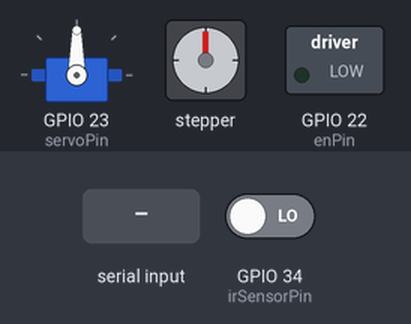
The sketch below on a simulated ESP32. Shown: servo, stepper motor, switched loads named in the sketch (green lamp = pin HIGH). The test bench sets the inputs (shaded band); at power-on: GPIO 34 (irSensorPin) LOW. WiFi joins after 1.5 s; servers stay silent unless stated; stepper angles assume 200 steps per turn; what the sketch prints to the serial monitor is not drawn.

Above: at 2.7 s.
2.8 s: "close\n" received over Serial
At 3.9 s:
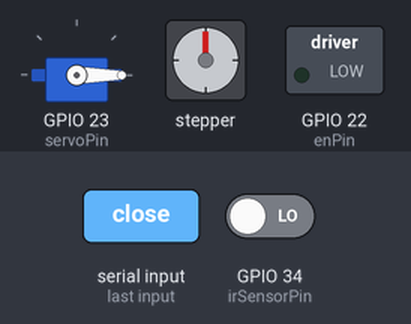
5.8 s: "open\n" received over Serial
At 8.6 s:
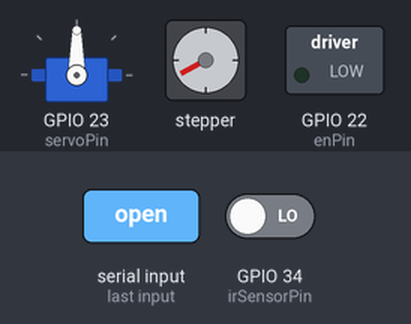
8.8 s: "close\n" received over Serial
At 9.6 s:
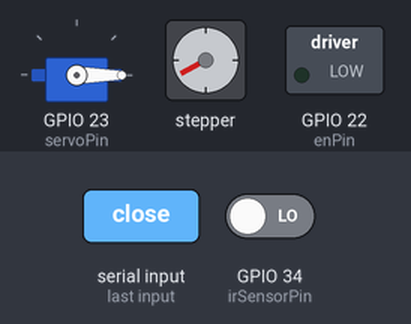
17.8 s: "open\n" received over Serial
At 20.4 s:
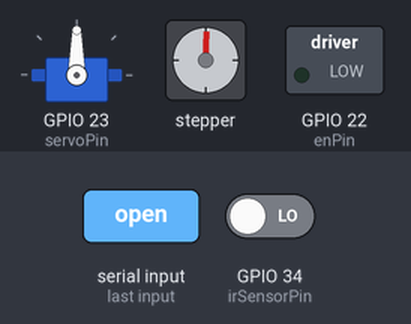
Timing chart, 0 to 21.8 s (numbered marks = the images above; inputs shaded):
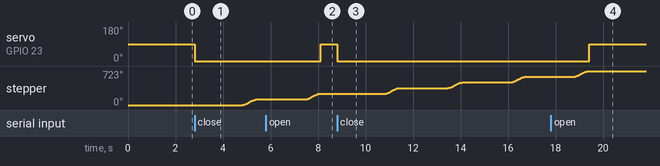

Measured:
- after the input at 2.8 s, servo on GPIO 23 (servoPin): 90° → 0° at once; stepper: turns 120° clockwise in 0.65 s, starting after 2.0 s
- after the input at 5.8 s, servo on GPIO 23 (servoPin): 0° → 90° after 2.3 s
- after the input at 8.8 s, servo on GPIO 23 (servoPin): 90° → 0° at once; stepper: turns 120° clockwise in 0.65 s, then 121° clockwise in 0.65 s, then 121° clockwise in 0.65 s
- after the input at 17.8 s, servo on GPIO 23 (servoPin): 0° → 90° after 1.6 s; stepper: goes on until 19.4 s, then stays 723°

The sketch:

Final_Case_Esp32.ino
```cpp
#include <WiFi.h>
#include <WebSocketsClient.h>
#include <ArduinoJson.h>
#include <AccelStepper.h>
#include <ESP32Servo.h>

// WiFi 설정
const char* ssid = "kg_2";
const char* password = "kg123123";

// ROS2 브릿지 서버 설정
const char* rosbridge_server = "192.168.0.200";
const uint16_t rosbridge_port = 9090;

// WebSocket 객체 생성
WebSocketsClient webSocket; // 'webSocket' 객체가 제대로 선언되었습니다.

// ROS2 토픽 설정
const char* topic_status = "/case_status";
const char* topic_command = "/case_command"; // 구독할 토픽
const char* message_type = "std_msgs/String";

// 스텝 모터 핀 설정
const int stepXPin = 4;   // STEP 핀
const int dirXPin = 2;    // DIR 핀
const int enPin = 22;     // ENABLE 핀
const int irSensorPin = 34; // IR 센서 핀 (D34)

// 서보모터 핀 설정
const int servoPin = 23;  // 서보모터 연결 핀 (ESP32에서 PWM 핀)

// 스텝 모터 객체 생성
AccelStepper stepper(AccelStepper::DRIVER, stepXPin, dirXPin);
Servo myServo;  // 서보모터 객체 생성

// 동작 횟수 추적 변수
int motorCount = 0;

// 각도 저장 변수
int motorAngles[3] = {67, 134, 201}; // a:1, a:2, a:3 각도에 해당하는 스텝 값

// 상태 변수
bool isServoClosed = false; // 서보모터가 닫힌 상태인지 여부를 추적

void setup() {
  Serial.begin(115200);

  // WiFi 연결
  WiFi.begin(ssid, password);
  Serial.print("Connecting to WiFi");
  while (WiFi.status() != WL_CONNECTED) {
    delay(500);
    Serial.print(".");
  }
  Serial.println("\nROS2 connected");

  // WebSocket 연결 설정
  webSocket.begin(rosbridge_server, rosbridge_port, "/"); // webSocket 초기화
  webSocket.onEvent(webSocketEvent);
  Serial.println("WebSocket initialized");

  // 서보모터 초기화
  myServo.attach(servoPin);  // 서보모터 핀 설정

  // 스텝 모터 핀 및 초기 설정
  pinMode(enPin, OUTPUT);
  pinMode(irSensorPin, INPUT); // IR 센서를 입력 모드로 설정
  digitalWrite(enPin, LOW);    // 모터 활성화
  stepper.setMaxSpeed(1000);   // 최대 속도 (스텝/초)
  stepper.setAcceleration(500); // 가속도 (스텝/초^2)

  Serial.println("IR Sensor and Motor initialized. Waiting for detection...");
}

void loop() {
  // WebSocket 통신 유지
  webSocket.loop();

  // "close"일 때만 동작 수행
  if (isServoClosed) {
    // IR 센서 값 읽기
    int irValue = digitalRead(irSensorPin);

    // IR 센서가 물체를 감지하면 동작 수행
    if (irValue == LOW) {
      Serial.println("Object detected! Waiting 2 seconds");
      delay(2000); // 2초 대기

      // 모터 회전 (120도: 67 스텝)
      stepper.move(67);
      while (stepper.distanceToGo() != 0) {
        stepper.run();
      }

      // 동작 횟수 증가 및 메시지 결정
      motorCount = (motorCount % 3) + 1; // 1, 2, 3 반복
      String message = "a:" + String(motorCount);

      // ROS2 메시지 발행
      sendMessageToROS(topic_status, message.c_str());
    }
  }

  // 시리얼 입력 처리 (open, close)
  if (Serial.available()) {
    String command = Serial.readStringUntil('\n');  // 입력받은 문자열을 읽음
    command.trim();  // 앞뒤 공백 제거

    if (command == "open") {
      Serial.println("Opening servo to 90 degrees.");
      myServo.write(90);  // 서보모터를 90도로 회전
      isServoClosed = false;  // 서보모터가 열려있는 상태
    } else if (command == "close") {
      Serial.println("Closing servo to 0 degrees.");
      myServo.write(0);   // 서보모터를 0도로 회전
      isServoClosed = true;  // 서보모터가 닫힌 상태
    } else {
      Serial.println("Invalid command. Use 'open' or 'close'.");
    }
  }
}

// WebSocket 이벤트 처리 함수
void webSocketEvent(WStype_t type, uint8_t *payload, size_t length) {
  if (type == WStype_CONNECTED) {
    Serial.println("WebSocket connected");
    advertiseTopic(topic_status); // `/case_status` 토픽 등록 요청
    subscribeTopic(topic_command); // `/case_command` 토픽 구독 요청
  } else if (type == WStype_DISCONNECTED) {
    Serial.println("WebSocket disconnected");
  } else if (type == WStype_TEXT) {
    // 수신된 메시지 처리
    StaticJsonDocument<256> doc;
    DeserializationError error = deserializeJson(doc, payload, length);

    if (error) {
      Serial.print("JSON parse error: ");
      Serial.println(error.c_str());
      return;
    }

    // 메시지의 토픽 및 내용 확인
    const char* topic = doc["topic"];
    const char* data = doc["msg"]["data"];

    if (strcmp(topic, topic_command) == 0) {
      Serial.printf("Message received on %s: %s\n", topic_command, data);

      // 메시지 내용에 따른 모터 제어
      if (strcmp(data, "a:1") == 0) {
        rotateMotorToAngle(motorAngles[0]);
        sendMessageToROS(topic_status, "a:1");
      } else if (strcmp(data, "a:2") == 0) {
        rotateMotorToAngle(motorAngles[1]);
        sendMessageToROS(topic_status, "a:2");
      } else if (strcmp(data, "a:3") == 0) {
        rotateMotorToAngle(motorAngles[2]);
        sendMessageToROS(topic_status, "a:3");
      } else if (strcmp(data, "a:open") == 0) {
        // "a:open" 메시지 수신 시 서보모터 열기
        Serial.println("Opening servo to 90 degrees from case_command");
        myServo.write(90);  // 서보모터를 90도로 회전
        isServoClosed = false;  // 서보모터가 열려있는 상태
      } else if (strcmp(data, "a:close") == 0) {
        // "a:close" 메시지 수신 시 서보모터 닫기
        Serial.println("Closing servo to 0 degrees from case_command");
        myServo.write(0);   // 서보모터를 0도로 회전
        isServoClosed = true;  // 서보모터가 닫힌 상태
      } else {
        Serial.printf("Unhandled command: %s\n", data);
      }
    }
  }
}

// ROS2 토픽 등록 (advertise)
void advertiseTopic(const char* topic_name) {
  StaticJsonDocument<256> doc;

  doc["op"] = "advertise";
  doc["topic"] = topic_name;
  doc["type"] = message_type;

  String jsonString;
  serializeJson(doc, jsonString);

  webSocket.sendTXT(jsonString);
  Serial.println("Topic advertised: " + jsonString);
}

// ROS2 토픽 구독 (subscribe)
void subscribeTopic(const char* topic_name) {
  StaticJsonDocument<256> doc;

  doc["op"] = "subscribe";
  doc["topic"] = topic_name;
  doc["type"] = message_type;

  String jsonString;
  serializeJson(doc, jsonString);

  webSocket.sendTXT(jsonString);
  Serial.println("Subscribed to topic: " + jsonString);
}

// ROS2 토픽에 메시지 보내기
void sendMessageToROS(const char* topic_name, const char* message) {
  StaticJsonDocument<256> doc;

  doc["op"] = "publish";
  doc["topic"] = topic_name;

  JsonObject msg = doc.createNestedObject("msg");
  msg["data"] = message; // std_msgs/String 형식의 "data" 필드

  String jsonString;
  serializeJson(doc, jsonString);

  webSocket.sendTXT(jsonString);
  Serial.println("Message sent to " + String(topic_name) + ": " + jsonString);
}

// 스텝 모터를 특정 각도로 회전시키는 함수
void rotateMotorToAngle(int steps) {
  Serial.printf("Rotating motor to %d steps...\n", steps);
  stepper.moveTo(steps);
  while (stepper.distanceToGo() != 0) {
    stepper.run();
  }
  Serial.println("Motor rotation complete.");
}
```
